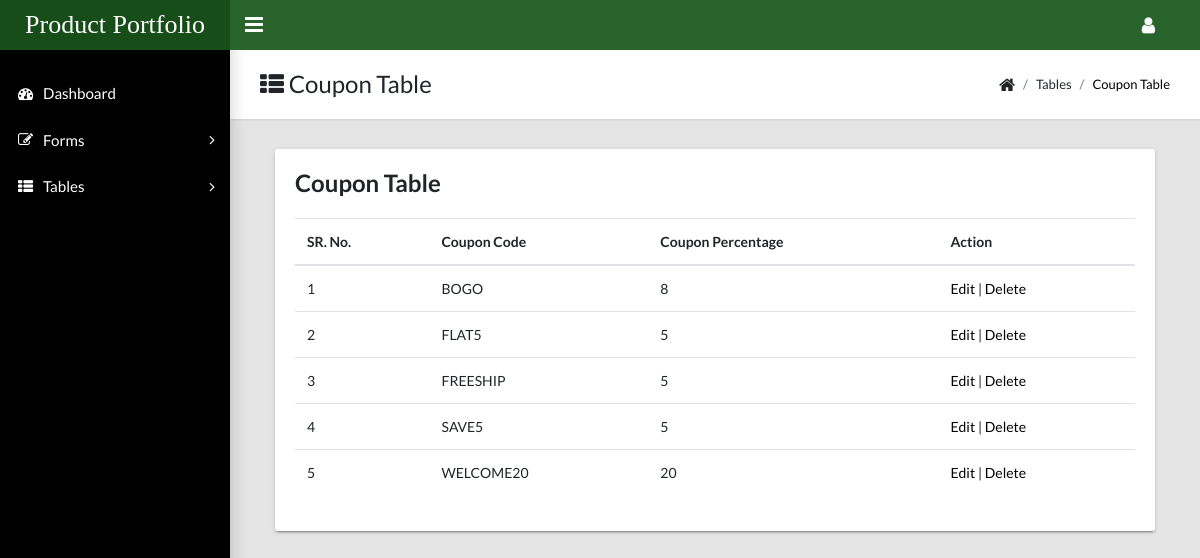
The page /admin-template/docs/coupon-table.php (signed in) on the database its author committed.
### tables this page shows
CREATE TABLE `coupons` (
  `coupon_code` varchar(11) NOT NULL,
  `coupon_percentage` int(11) NOT NULL
);

### admin-template/docs/coupon-table.php (the view, shortened to what this page needs)
<?php
include "header.php";
?>
<?php
include 'aside.php';
?>
<?php
include 'connection.php';
?>
<main class="app-content">
    <div class="app-title">
        <div>
            <h1><i class="fa fa-th-list"></i> Coupon Table</h1>
        </div>
        <ul class="app-breadcrumb breadcrumb">
            <li class="breadcrumb-item"><i class="fa fa-home fa-lg"></i></li>
            <li class="breadcrumb-item">Tables</li>
            <li class="breadcrumb-item active"><a href="#">Coupon Table</a></li>
        </ul>
    </div>
    <div class="col-md-12">
        <div class="tile">
            <h3 class="tile-title">Coupon Table</h3>
            <table class="table table-hover">
                <thead>
                    <tr>
                        <th>SR. No.</th>
                        <th>Coupon Code</th>
                        <th>Coupon Percentage</th>
                        <th>Action</th>
                    </tr>
                </thead>
                <tbody>
                    <?php
                    $q = "select * from coupons";
                    $r = mysqli_query($conn, $q);
                    $i = 1;
                    while ($row = mysqli_fetch_array($r)) {
                        echo "<tr>";
                        echo "<td>" . $i . "</td>";
                        echo "<td>" . $row['coupon_code'] . "</td>";
                        echo "<td>" . $row['coupon_percentage'] . "</td>";
                        echo "<td><a href='coupon-edit.php?cid={$row['coupon_code']}'>Edit</a> | <a href='coupon-table.php?did={$row['coupon_code']}'>Delete</a> </td>";
                        echo "</tr>";
                        $i++;
                    }
                    ?>
                </tbody>
            </table>
        </div>
    </div>
</main>
</body>
</html>

### rows shown on the page
coupons: coupon_code "BOGO", coupon_percentage "8"
coupons: coupon_code "FLAT5", coupon_percentage "5"
coupons: coupon_code "FREESHIP", coupon_percentage "5"
coupons: coupon_code "SAVE5", coupon_percentage "5"
coupons: coupon_code "WELCOME20", coupon_percentage "20"
